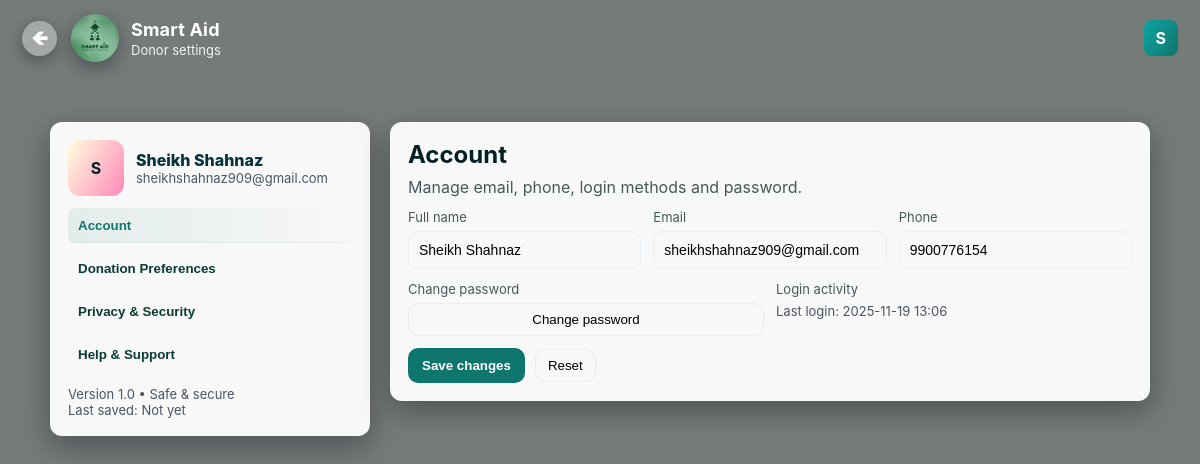
Page /donor-settings.php (signed in) on the committed database.
### tables this page shows
CREATE TABLE `users` (
  `user_id` int(11) NOT NULL,
  `name` varchar(255) NOT NULL,
  `email` varchar(255) NOT NULL,
  `password_hash` varchar(255) NOT NULL,
  `phone` varchar(20) DEFAULT NULL,
  `location` varchar(255) DEFAULT NULL,
  `role` enum('donor','reporter','admin') NOT NULL,
  `verification_status` enum('none','pending','verified','rejected') DEFAULT 'none',
  `created_at` timestamp NOT NULL DEFAULT current_timestamp(),
  `status` enum('active','blocked') NOT NULL DEFAULT 'active',
  `lat` decimal(10,7) DEFAULT NULL,
  `lng` decimal(10,7) DEFAULT NULL
);

### donor-settings.php (the view, shortened to what this page needs)
<?php
require 'config.php';
$userId = (int)$_SESSION['user_id'];
function h($v) {
    return htmlspecialchars($v ?? '', ENT_QUOTES, 'UTF-8');
}
$stmt = $pdo->prepare("SELECT name, email, phone, location, created_at FROM users WHERE user_id = :uid LIMIT 1");
$stmt->execute([':uid' => $userId]);
$user = $stmt->fetch(PDO::FETCH_ASSOC);
$name     = $user['name'] ?? '';
$email    = $user['email'] ?? '';
$phone    = $user['phone'] ?? '';
$created  = $user['created_at'] ?? null;
$initialSource = $name !== '' ? $name : $email;
$initial = $initialSource !== '' ? mb_strtoupper(mb_substr($initialSource, 0, 1, 'UTF-8')) : 'D';
$lastLoginText = isset($_SESSION['last_login'])
    ? $_SESSION['last_login']
    : ($created ? date('Y-m-d H:i', strtotime($created)) : '—');
?>
<!doctype html>
<html lang="en">
<head>
</head>
<body>
  <header>
    <div style="display:flex;align-items:center;gap:14px">
      <div onclick="window.location.href='donor_homepage.php'"
           style="
              cursor:pointer;
              display:flex;
              align-items:center;
              justify-content:center;
              width:35px;
              height:35px;
              border-radius:50%;
              background:rgba(255,255,255,0.34);
              backdrop-filter:blur(8px);
              box-shadow:0 5px 16px rgba(0,0,0,0.32);
           ">
        <span style="
              font-size:20px;
              font-weight:900;
              color:white;
              line-height:1;
              margin-left:-4px;
              letter-spacing:-4px;
           ">
          🡸
        </span>
      </div>
      <div class="brand" style="display:flex;align-items:center;gap:12px">
        <div class="logo" aria-hidden="true">
          <img src="images/circle-logo.png" alt="Smart Aid logo">
        </div>
        <div>
          <h1>Smart Aid</h1>
          <div class="sub">Donor settings</div>
        </div>
      </div>
    </div>
    <div style="position:relative">
      <div id="dropdownToggle"
           style="font-weight:700;background:linear-gradient(120deg,#0ea5a3,#0f766e);color:white;padding:8px 12px;border-radius:8px;cursor:pointer;user-select:none;">
        <?php echo h($initial); ?>
      </div>
    </div>
  </header>
  <main>
    <aside class="panel">
      <div class="profile-quick">
        <div class="quick-avatar" id="quickAvatar"><?php echo h($initial); ?></div>
        <div>
          <div id="displayNameLeft" style="font-weight:800;cursor:pointer"><?php echo h($name); ?></div>
          <div class="small-muted" id="displayEmailLeft"><?php echo h($email); ?></div>
        </div>
      </div>
      <nav class="settings-menu" aria-label="Settings sections">
        <button class="active" data-section="account">Account</button>
        <button data-section="donation">Donation Preferences</button>
        <button data-section="privacy">Privacy & Security</button>
        <button data-section="support">Help & Support</button>
      </nav>
      <footer class="info">
        <div class="small-muted">Version 1.0 • Safe & secure</div>
        <div class="small-muted">Last saved: <span id="lastSaved">Not yet</span></div>
      </footer>
    </aside>
    <section>
      <div class="card" id="section-account">
        <h2>Account</h2>
        <p class="lead">Manage email, phone, login methods and password.</p>
        <div class="row">
          <div class="field">
            <label>Full name</label>
            <input id="nameInput" type="text" placeholder="Your full name"
                   value="<?php echo h($name); ?>">
          </div>
          <div class="field">
            <label>Email</label>
            <input id="emailInput" type="email" placeholder="you@example.com"
                   value="<?php echo h($email); ?>">
          </div>
          <div class="field">
            <label>Phone</label>
            <input id="phoneInput" type="tel" placeholder="+91 98765 43210"
                   value="<?php echo h($phone); ?>">
          </div>
        </div>
        <div class="row">
          <div class="field">
            <label>Change password</label>
            <button class="btn-ghost" id="changePasswordBtn">Change password</button>
          </div>
          <div class="field">
            <label>Login activity</label>
            <div class="small-muted">Last login: <span id="lastLogin"><?php echo h($lastLoginText); ?></span></div>
          </div>
        </div>
        <div class="actions" style="margin-top:8px">
          <button class="btn-primary" id="saveAccount">Save changes</button>
          <button class="btn-ghost" id="resetAccount">Reset</button>
        </div>
      </div>
    </section>
  </main>
</body>
</html>

### donor-settings.php (style rules this page uses)
:root { --bg-overlay: rgba(4, 15, 10, 0.55); --card-bg: rgba(255,255,255,0.95); --muted:#cbd5d9; --text:#042023; --accent:#0f766e; --danger:#dc2626; --shadow:0 10px 30px rgba(2,6,23,0.35); --radius:12px; font-family: Inter, system-ui, -apple-system, "Segoe UI", Roboto, "Helvetica Neue", Arial, sans-serif; }
html,body { height:100%;margin:0;-webkit-font-smoothing:antialiased;-moz-osx-font-smoothing:grayscale; }
body { background: linear-gradient(var(--bg-overlay), var(--bg-overlay)), url('signin-background.jpeg.jpg') center/cover no-repeat fixed; color:var(--text); }
header { display:flex; align-items:center; justify-content:space-between; padding:14px 22px; gap:12px; backdrop-filter: blur(6px); }
.brand { display:flex;align-items:center;gap:12px }
.logo { width:48px;height:48px;border-radius:50%;overflow:hidden;box-shadow:0 6px 18px rgba(2,6,23,0.35); display:flex;align-items:center;justify-content:center;background:transparent; }
.logo img { width:100%;height:100%;object-fit:cover;display:block }
.brand h1 { margin:0;font-size:18px;color:#fff;font-weight:700;letter-spacing:0.2px }
.brand .sub { font-size:13px;color:rgba(255,255,255,0.9);margin-top:2px }
main { max-width:1100px; margin:28px auto; padding:18px; display:grid; grid-template-columns:320px 1fr; gap:20px; }
.panel { background: var(--card-bg); border-radius:var(--radius); padding:18px; box-shadow:var(--shadow); color: #06333a; }
.profile-quick { display:flex;gap:12px;align-items:center;margin-bottom:12px }
.quick-avatar { width:56px;height:56px;border-radius:12px;background:linear-gradient(120deg,#ffd,#f8b);display:flex;align-items:center;justify-content:center;font-weight:700;color:#042023 }
.small-muted { font-size:13px;color:#4b5563 }
nav.settings-menu { display:flex;flex-direction:column;gap:8px;margin-top:8px }
nav.settings-menu button { text-align:left;padding:10px;border-radius:8px;border:none;background:transparent;cursor:pointer;font-weight:700;color:#0b3b35; }
nav.settings-menu button.active { background:linear-gradient(90deg, rgba(15,118,110,0.09), transparent); color:var(--accent); box-shadow:inset 0 -2px 0 rgba(15,118,110,0.04); }
footer.info { margin-top:14px;color:#4b5563;font-size:13px }
.card { background: var(--card-bg); border-radius:var(--radius); padding:18px; box-shadow:var(--shadow); color:#042023; }
h2 { margin:0 0 8px 0 }
p.lead { margin:0 0 12px 0;color:#47585a }
.row { display:flex;gap:12px;margin-bottom:12px;flex-wrap:wrap }
.field { flex:1 1 200px;display:flex;flex-direction:column;gap:6px }
label { font-size:13px;color:#47585a }
input[type="text"], input[type="email"], input[type="tel"], input[type="password"], select { padding:10px;border-radius:10px;border:1px solid #e6eef6;background:transparent;font-size:14px;outline:none; }
.actions { display:flex;gap:10px;align-items:center }
.btn-primary { background:var(--accent);color:white;padding:10px 14px;border-radius:10px;border:none;cursor:pointer;font-weight:700 }
.btn-ghost { background:transparent;border:1px solid rgba(6,51,43,0.06);padding:8px 12px;border-radius:10px;cursor:pointer }

### rows in the picture
users: name "S", name "Sheikh Shahnaz", email "sheikhshahnaz909@gmail.com", phone "9900776154", created_at "2025-11-19 13:06"
